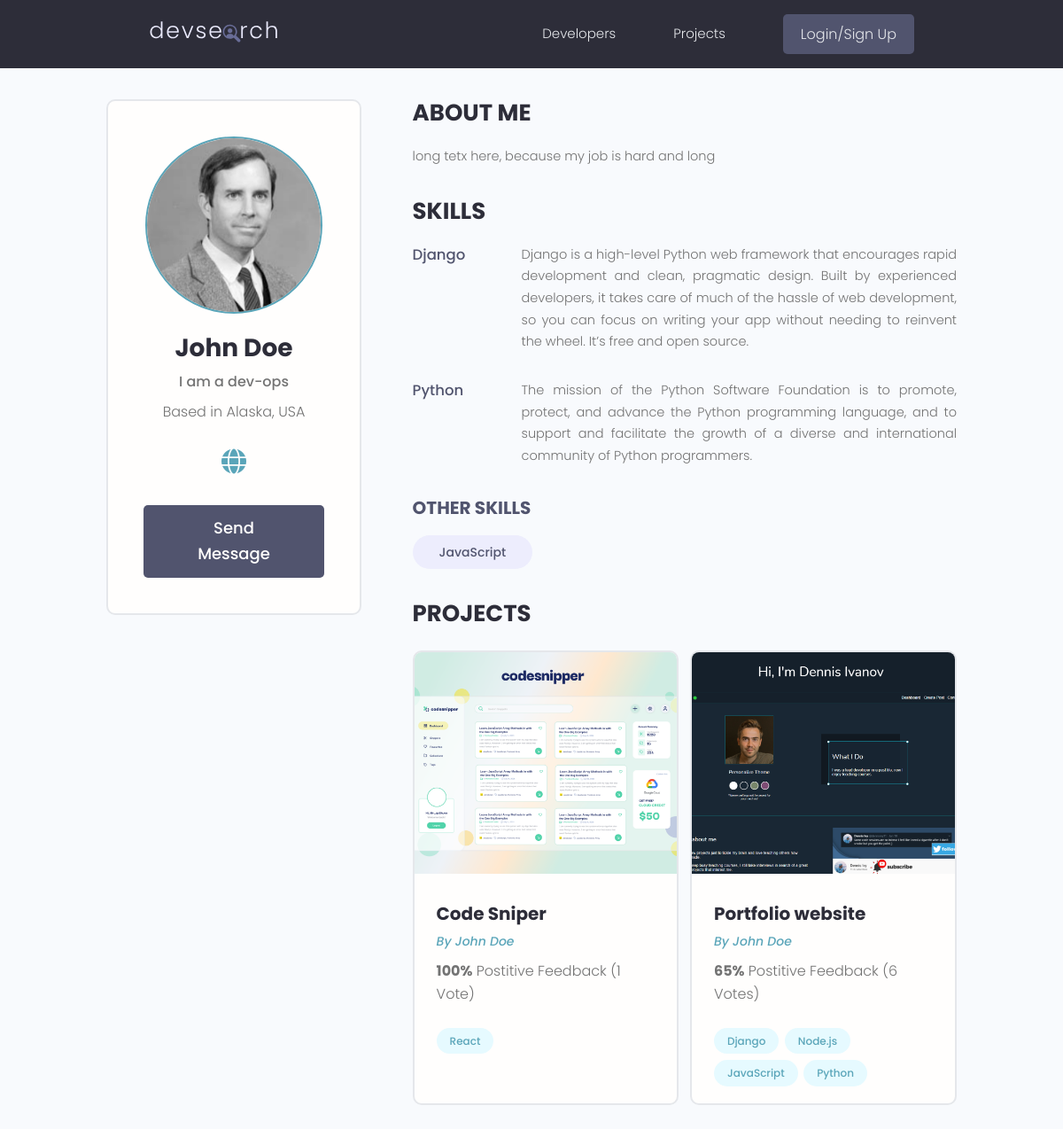
The app's page /profile/c065ba4a-2426-478a-8483-d6cc357bc477/, older data.
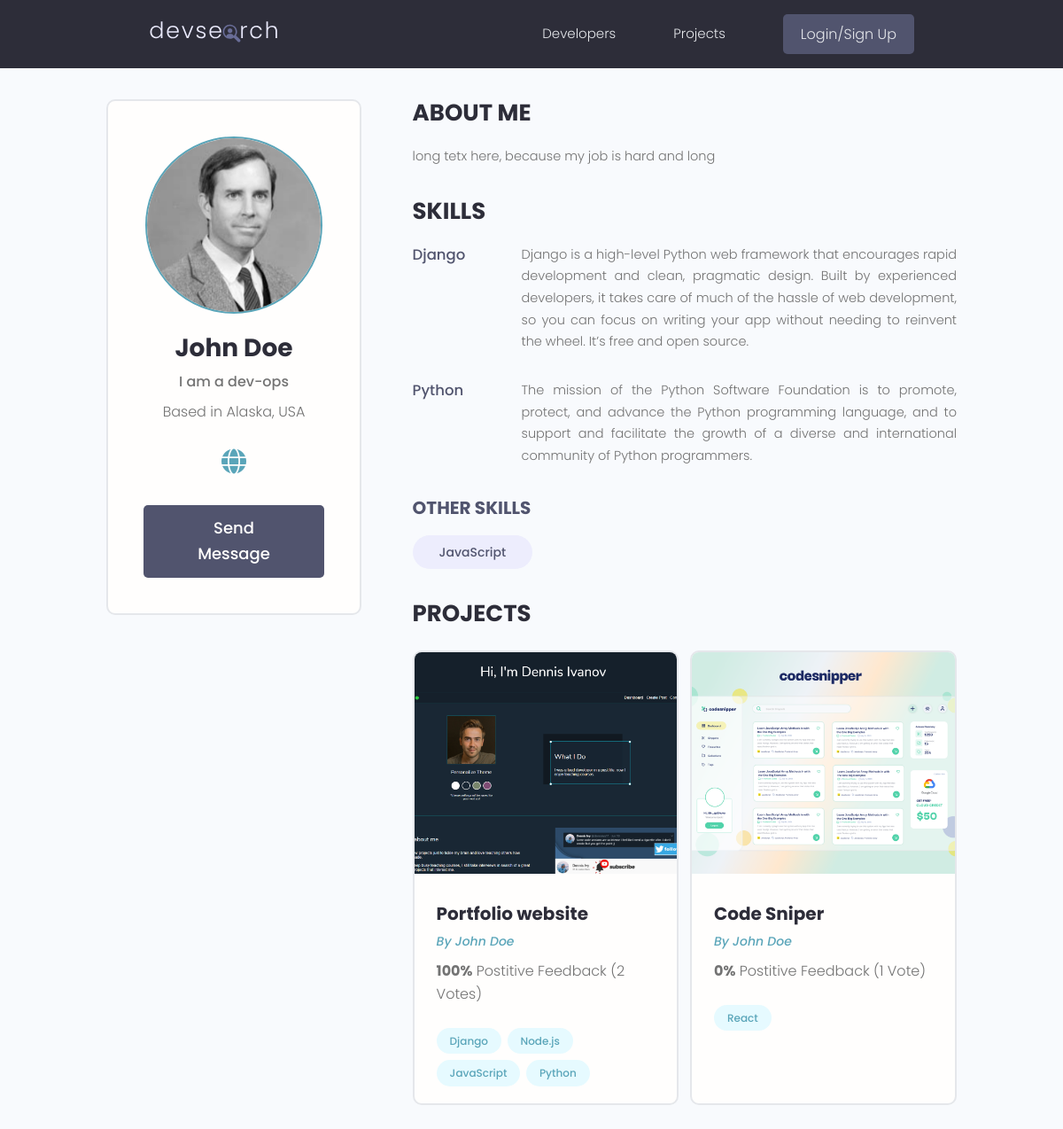
The same page, newer data.
### users/models.py (models this page shows, shortened)
class Skill(models.Model):
    owner = models.ForeignKey(Profile, on_delete=models.CASCADE, null=True, blank=True)
    name = models.CharField(max_length=200, null=True, blank=True)
    description = models.TextField(null=True, blank=True)
    created = models.DateTimeField(auto_now_add=True)
    id = models.UUIDField(default=uuid.uuid4, unique=True, primary_key=True, editable=False)
    def __str__(self):
        return str(self.name)

class Profile(models.Model):
    user = models.OneToOneField(User, on_delete=models.CASCADE, null=True, blank=True)
    name = models.CharField(max_length=200, null=True, blank=True)
    email = models.EmailField(max_length=500, null=True, blank=True)
    username = models.CharField(max_length=200, null=True, blank=True)
    location = models.CharField(max_length=200, null=True, blank=True)
    short_intro = models.CharField(max_length=200, null=True, blank=True)
    bio = models.TextField(null=True, blank=True)
    profile_image = models.ImageField(null=True, blank=True, upload_to="profiles/", default="profiles/user-default.png")
    social_github = models.CharField(max_length=200, null=True, blank=True)
    social_twitter = models.CharField(max_length=200, null=True, blank=True)
    social_linkedin = models.CharField(max_length=200, null=True, blank=True)
    social_youtube = models.CharField(max_length=200, null=True, blank=True)
    social_website = models.CharField(max_length=200, null=True, blank=True)
    created = models.DateTimeField(auto_now_add=True)
    id = models.UUIDField(default=uuid.uuid4, unique=True, primary_key=True, editable=False)

### projects/models.py (models this page shows, shortened)
class Project(models.Model):
    owner = models.ForeignKey(Profile, null=True, blank=True, on_delete=models.SET_NULL)
    title = models.CharField(max_length=200)
    description = models.TextField(null=True, blank=True)
    featured_image = models.ImageField(null=True, blank=True, default="default.jpg")
    demo_link = models.CharField(max_length=2000, null=True, blank=True)
    source_link = models.CharField(max_length=2000, null=True, blank=True)
    tags = models.ManyToManyField("Tag", blank=True)
    vote_total = models.IntegerField(default=0, null=True, blank=True)
    vote_ratio = models.IntegerField(default=0, null=True, blank=True)
    created = models.DateTimeField(auto_now_add=True)
    id = models.UUIDField(default=uuid.uuid4, unique=True, primary_key=True, editable=False)
    class Meta:
        ordering = ["-vote_ratio", "-vote_total", "title"]

class Tag(models.Model):
    name = models.CharField(max_length=200)
    created = models.DateTimeField(auto_now_add=True)
    id = models.UUIDField(default=uuid.uuid4, unique=True, primary_key=True, editable=False)
    def __str__(self):
        return self.name

### users/views.py (the view)
# urls.py: path('profile/<str:pk>/', views.user_profile, name="user-profile"),
def user_profile(request, pk):
    profile = Profile.objects.get(id=pk)
    top_skills = profile.skill_set.exclude(description__exact="")
    other_skills = profile.skill_set.filter(description="")
    context = {"profile": profile, "top_skills": top_skills, "other_skills": other_skills}
    return render(request, "users/user-profile.html", context)

### users/templates/users/user-profile.html (shortened to what this page needs)
{% extends 'main.html' %} {% block content %}
<main class="profile my-md">
  <div class="container">
    <div class="layout">
      <div class="column column--1of3">
        <div class="card text-center">
          <div class="card__body dev">
            <img
              class="avatar avatar--xl"
              src="{{ profile.profile_image.url }}"
            />
            <h2 class="dev__name">{{profile.name}}</h2>
            <p class="dev__title">{{ profile.short_intro }}</p>
            <p class="dev__location">Based in {{ profile.location }}</p>
            <ul class="dev__social">
               {% if profile.social_website %}
              <li>
                <a
                  title="Personal Website"
                  href="{{ profile.social_website }}"
                  target="_blank"
                >
                  <i class="fa-solid fa-globe"></i>
                </a>
              </li>
              {% endif %}
            </ul>
            <a href="#" class="btn btn--sub btn--lg">Send Message </a>
          </div>
        </div>
      </div>
      <div class="column column--2of3">
        <div class="devInfo">
          <h3 class="devInfo__title">About Me</h3>
          <p class="devInfo__about">{{ profile.bio }}</p>
        </div>
        <div class="devInfo">
          <h3 class="devInfo__title">Skills</h3>
          <div class="devInfo__skills">
            {% for skill in top_skills %}
            <div class="devSkill">
              <h4 class="devSkill__title">{{skill.name}}</h4>
              <p class="devSkill__info">{{ skill.description }}</p>
            </div>
            {% endfor %}
            <h3 class="devInfo__subtitle">Other Skills</h3>
            <div class="devInfo__otherSkills">
              {% for skill in other_skills %}
              <span class="tag tag--pill tag--sub tag--lg">
                <small>{{skill}}</small>
              </span>
              {% endfor %}
            </div>
          </div>
        </div>
        <div class="devInfo">
          <h3 class="devInfo__title">Projects</h3>
          <div class="grid grid--two">
            {% for project in profile.project_set.all %}
            <div class="column">
              <div class="card project">
                <a href="{% url 'project' project.id %}" class="project">
                  <img
                    class="project__thumbnail"
                    src="{{ project.featured_image.url }}"
                    alt="project thumbnail"
                  />
                  <div class="card__body">
                    <h3 class="project__title">{{project.title}}</h3>
                    <p>
                      <a
                        class="project__author"
                        href="{% url 'user-profile' project.owner.id %}"
                        >By {{project.owner.name}}</a
                      >
                    </p>
                    <p class="project--rating">
                      <span style="font-weight: bold"
                        >{{project.vote_ratio}}%</span
                      >
                      Postitive Feedback ({{project.vote_total}}
                      Vote{{project.vote_total|pluralize:"s"}})
                    </p>
                    <div class="project__tags">
                      {% for tag in project.tags.all %}
                      <span class="tag tag--pill tag--main">
                        <small>{{ tag }}</small>
                      </span>
                      {% endfor %}
                    </div>
                  </div>
                </a>
              </div>
            </div>
            {% endfor %}
          </div>
        </div>
      </div>
    </div>
  </div>
</main>
{% endblock content %}

Row changes from the older to the newer data that the page shows:
changed Project "Portfolio website": vote_ratio "65" → "100"; vote_total "6" → "2"; moves up the list
changed Project "Code Sniper": vote_ratio "100" → "0"
